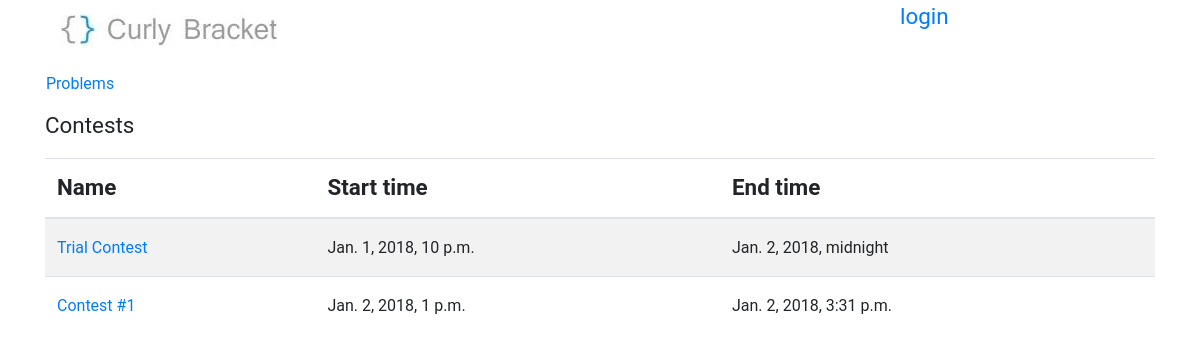
The app's page /contests/ with its own data.
### BracketsOJ/models.py (models this page shows, shortened)
class contest(models.Model):
    name = models.CharField(max_length=50)
    start_date = models.DateTimeField()
    end_date = models.DateTimeField(blank=True,null=True)

### BracketsOJ/views.py (the view)
# urls.py: re_path(r'contests/?', views.contestsView, name='contests'),
def contestsView(request):
    contests = contest.objects.all()
    try:
        return render(request, 'contests.html', {'contests': contests})
    except:
        raise SuspiciousOperation()

### templates/contests.html (shortened to what this page needs)
{% extends "base.html" %}
{% block content %}
        <div>
            <nav class="row nav problem-text">
                <a class="nav-link" href="{% url 'problems' %}">Problems</a>
            </nav>
        </div>
        <div>
            <p>Contests</p>
            <div class="table-responsive">
                <table class="table table-striped">
                    <thead>
                        <tr>
                            <th colspan="2">
                                 Name
                            </th>
                            <th>
                                Start time
                            </th>
                            <th>
                                End time
                            </th>
                        </tr>
                    </thead>
                    <tbody class="problem-text">
                    {% load tz %}
                    {% for contest in contests %}
                        <tr>
                            <td colspan="2">
                                <a href="{% url 'dashboard' contest_id=contest.id %}">{{ contest.name }}</a>
                            </td>
                            <td>
                                {{ contest.start_date|localtime }}
                            </td>
                            <td>
                                {{ contest.end_date|localtime }}
                            </td>
                        </tr>
                    {% endfor %}
                    </tbody>
                </table>
            </div>
        </div>
{% endblock content %}

### templates/base.html (style rules this page uses)
body { line-height: 1.5em; font-size: 1.4rem; font-family: "Roboto", "Lucida Grande", Verdana, Arial, sans-serif; padding-bottom: 47px; }
.problem-text { font-size: 1rem; }

### records on screen
contest: name "Trial Contest", start_date "Jan. 1, 2018, 10 p.m.", end_date "Jan. 2, 2018, midnight"
contest: name "Contest #1", start_date "Jan. 2, 2018, 1 p.m.", end_date "Jan. 2, 2018, 3:31 p.m."
